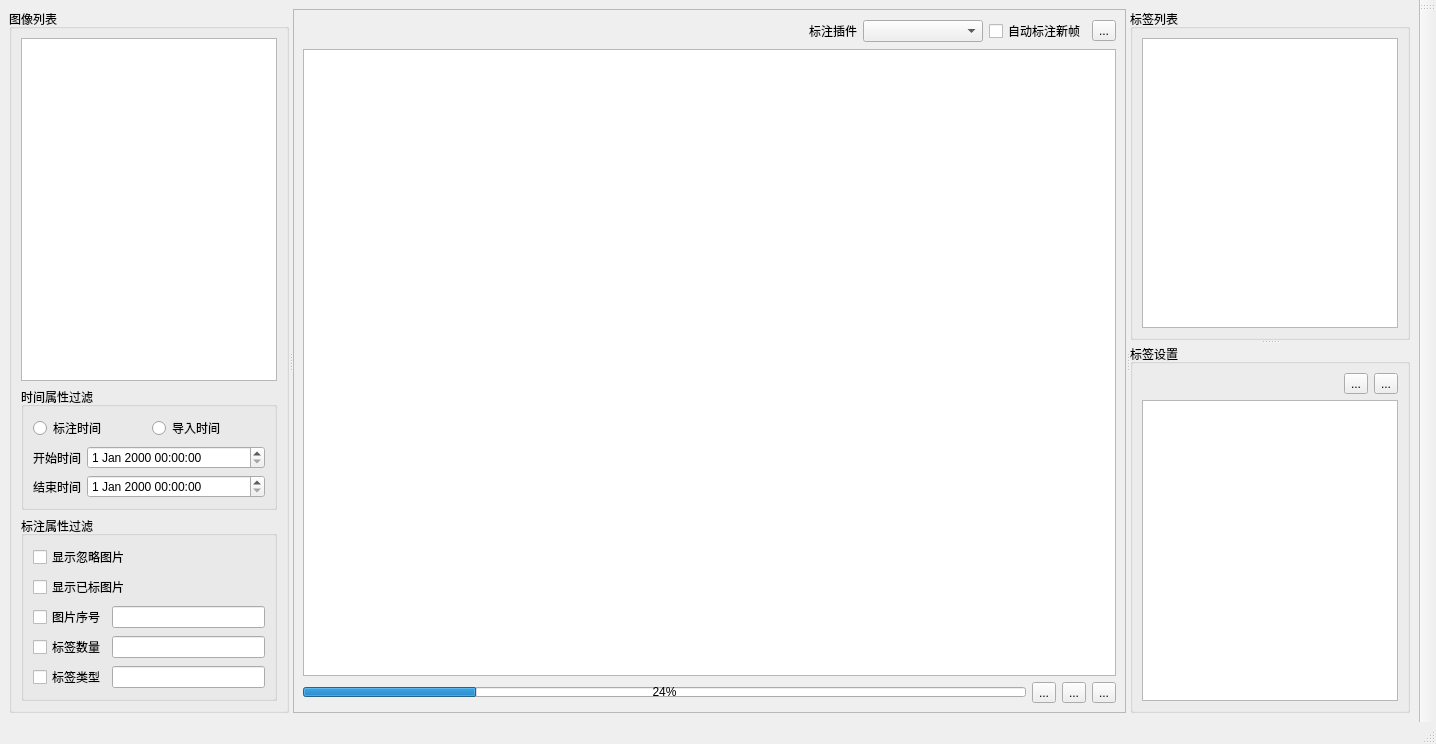
<?xml version="1.0" encoding="UTF-8"?>
<ui version="4.0">
 <class>MainWindow</class>
 <widget class="QMainWindow" name="MainWindow">
  <property name="geometry">
   <rect>
    <x>0</x>
    <y>0</y>
    <width>1436</width>
    <height>744</height>
   </rect>
  </property>
  <property name="windowTitle">
   <string>aislabel</string>
  </property>
  <widget class="QWidget" name="centralwidget">
   <layout class="QGridLayout" name="gridLayout_4">
    <item row="0" column="0">
     <widget class="QSplitter" name="splitter">
      <property name="orientation">
       <enum>Qt::Horizontal</enum>
      </property>
      <widget class="QGroupBox" name="pictures_group_box">
       <property name="title">
        <string>图像列表</string>
       </property>
       <layout class="QGridLayout" name="gridLayout_7">
        <item row="0" column="0">
         <widget class="QTableView" name="pictures">
          <property name="sizePolicy">
           <sizepolicy hsizetype="Preferred" vsizetype="Expanding">
            <horstretch>0</horstretch>
            <verstretch>0</verstretch>
           </sizepolicy>
          </property>
         </widget>
        </item>
        <item row="1" column="0">
         <widget class="QGroupBox" name="time_filter_group">
          <property name="title">
           <string>时间属性过滤</string>
          </property>
          <layout class="QGridLayout" name="gridLayout_6">
           <item row="0" column="0">
            <layout class="QHBoxLayout" name="mode">
             <item>
              <widget class="QRadioButton" name="modify_mode">
               <property name="text">
                <string>标注时间</string>
               </property>
              </widget>
             </item>
             <item>
              <widget class="QRadioButton" name="create_mode">
               <property name="text">
                <string>导入时间</string>
               </property>
              </widget>
             </item>
            </layout>
           </item>
           <item row="1" column="0">
            <layout class="QHBoxLayout" name="begin_time">
             <item>
              <widget class="QLabel" name="begin_time_label">
               <property name="sizePolicy">
                <sizepolicy hsizetype="Fixed" vsizetype="Preferred">
                 <horstretch>0</horstretch>
                 <verstretch>0</verstretch>
                </sizepolicy>
               </property>
               <property name="text">
                <string>开始时间</string>
               </property>
              </widget>
             </item>
             <item>
              <widget class="QDateTimeEdit" name="begin"/>
             </item>
            </layout>
           </item>
           <item row="2" column="0">
            <layout class="QHBoxLayout" name="end_time">
             <item>
              <widget class="QLabel" name="end_time_label">
               <property name="sizePolicy">
                <sizepolicy hsizetype="Fixed" vsizetype="Preferred">
                 <horstretch>0</horstretch>
                 <verstretch>0</verstretch>
                </sizepolicy>
               </property>
               <property name="text">
                <string>结束时间</string>
               </property>
              </widget>
             </item>
             <item>
              <widget class="QDateTimeEdit" name="end"/>
             </item>
            </layout>
           </item>
          </layout>
         </widget>
        </item>
        <item row="2" column="0">
         <widget class="QGroupBox" name="label_filter_group_box">
          <property name="title">
           <string>标注属性过滤</string>
          </property>
          <layout class="QGridLayout" name="gridLayout">
           <item row="0" column="0">
            <widget class="QCheckBox" name="show_ignored">
             <property name="text">
              <string>显示忽略图片</string>
             </property>
            </widget>
           </item>
           <item row="1" column="0">
            <widget class="QCheckBox" name="show_labeled">
             <property name="text">
              <string>显示已标图片</string>
             </property>
            </widget>
           </item>
           <item row="2" column="0">
            <layout class="QHBoxLayout" name="index">
             <item>
              <widget class="QCheckBox" name="enable_index_filter">
               <property name="text">
                <string>图片序号</string>
               </property>
              </widget>
             </item>
             <item>
              <widget class="QLineEdit" name="index_filter"/>
             </item>
            </layout>
           </item>
           <item row="3" column="0">
            <layout class="QHBoxLayout" name="label_number">
             <item>
              <widget class="QCheckBox" name="enable_label_num_fiter">
               <property name="text">
                <string>标签数量</string>
               </property>
              </widget>
             </item>
             <item>
              <widget class="QLineEdit" name="label_num_fiter"/>
             </item>
            </layout>
           </item>
           <item row="4" column="0">
            <layout class="QHBoxLayout" name="label_type">
             <item>
              <widget class="QCheckBox" name="enable_label_type_filter">
               <property name="text">
                <string>标签类型</string>
               </property>
              </widget>
             </item>
             <item>
              <widget class="QLineEdit" name="label_type_filter"/>
             </item>
            </layout>
           </item>
          </layout>
         </widget>
        </item>
       </layout>
      </widget>
      <widget class="QFrame" name="canvas_group">
       <property name="sizePolicy">
        <sizepolicy hsizetype="Expanding" vsizetype="Expanding">
         <horstretch>1</horstretch>
         <verstretch>0</verstretch>
        </sizepolicy>
       </property>
       <property name="frameShape">
        <enum>QFrame::StyledPanel</enum>
       </property>
       <property name="frameShadow">
        <enum>QFrame::Raised</enum>
       </property>
       <layout class="QGridLayout" name="canvas_grid_layout">
        <item row="2" column="0">
         <layout class="QHBoxLayout" name="progress_layout">
          <item>
           <widget class="QProgressBar" name="progress">
            <property name="maximumSize">
             <size>
              <width>16777215</width>
              <height>10</height>
             </size>
            </property>
            <property name="value">
             <number>24</number>
            </property>
           </widget>
          </item>
          <item>
           <widget class="QToolButton" name="prev">
            <property name="text">
             <string>...</string>
            </property>
           </widget>
          </item>
          <item>
           <widget class="QToolButton" name="next">
            <property name="text">
             <string>...</string>
            </property>
           </widget>
          </item>
          <item>
           <widget class="QToolButton" name="save">
            <property name="text">
             <string>...</string>
            </property>
           </widget>
          </item>
         </layout>
        </item>
        <item row="0" column="0">
         <layout class="QHBoxLayout" name="auto_annotate_layout">
          <item>
           <spacer name="horizontalSpacer_3">
            <property name="orientation">
             <enum>Qt::Horizontal</enum>
            </property>
            <property name="sizeHint" stdset="0">
             <size>
              <width>40</width>
              <height>20</height>
             </size>
            </property>
           </spacer>
          </item>
          <item>
           <widget class="QLabel" name="label_plugins_label">
            <property name="text">
             <string>标注插件</string>
            </property>
           </widget>
          </item>
          <item>
           <widget class="QComboBox" name="label_plugins">
            <property name="sizePolicy">
             <sizepolicy hsizetype="Preferred" vsizetype="Fixed">
              <horstretch>0</horstretch>
              <verstretch>0</verstretch>
             </sizepolicy>
            </property>
            <property name="minimumSize">
             <size>
              <width>120</width>
              <height>0</height>
             </size>
            </property>
           </widget>
          </item>
          <item>
           <widget class="QCheckBox" name="enable_auto_annotate">
            <property name="text">
             <string>自动标注新帧</string>
            </property>
           </widget>
          </item>
          <item>
           <widget class="QToolButton" name="auto_annotate_label">
            <property name="text">
             <string>...</string>
            </property>
           </widget>
          </item>
         </layout>
        </item>
        <item row="1" column="0">
         <widget class="QGraphicsView" name="view"/>
        </item>
       </layout>
      </widget>
      <widget class="QSplitter" name="labels_spliter">
       <property name="orientation">
        <enum>Qt::Vertical</enum>
       </property>
       <widget class="QGroupBox" name="label_group_box">
        <property name="sizePolicy">
         <sizepolicy hsizetype="Preferred" vsizetype="Preferred">
          <horstretch>0</horstretch>
          <verstretch>0</verstretch>
         </sizepolicy>
        </property>
        <property name="title">
         <string>标签列表</string>
        </property>
        <layout class="QGridLayout" name="gridLayout_3">
         <item row="0" column="0">
          <widget class="QTableView" name="label_group">
           <property name="sizePolicy">
            <sizepolicy hsizetype="Preferred" vsizetype="Expanding">
             <horstretch>0</horstretch>
             <verstretch>0</verstretch>
            </sizepolicy>
           </property>
          </widget>
         </item>
        </layout>
       </widget>
       <widget class="QGroupBox" name="label_schema_group_box">
        <property name="title">
         <string>标签设置</string>
        </property>
        <layout class="QGridLayout" name="gridLayout_2">
         <item row="0" column="0">
          <layout class="QHBoxLayout" name="label_schema_button">
           <item>
            <spacer name="zspacer">
             <property name="orientation">
              <enum>Qt::Horizontal</enum>
             </property>
             <property name="sizeHint" stdset="0">
              <size>
               <width>40</width>
               <height>20</height>
              </size>
             </property>
            </spacer>
           </item>
           <item>
            <widget class="QToolButton" name="create_label_category">
             <property name="text">
              <string>...</string>
             </property>
            </widget>
           </item>
           <item>
            <widget class="QToolButton" name="remove_label_category">
             <property name="text">
              <string>...</string>
             </property>
            </widget>
           </item>
          </layout>
         </item>
         <item row="1" column="0">
          <widget class="QTableView" name="label_schema">
           <property name="sizePolicy">
            <sizepolicy hsizetype="Expanding" vsizetype="Expanding">
             <horstretch>0</horstretch>
             <verstretch>0</verstretch>
            </sizepolicy>
           </property>
          </widget>
         </item>
        </layout>
       </widget>
      </widget>
     </widget>
    </item>
   </layout>
  </widget>
  <widget class="QToolBar" name="tools">
   <property name="windowTitle">
    <string>toolBar</string>
   </property>
   <attribute name="toolBarArea">
    <enum>RightToolBarArea</enum>
   </attribute>
   <attribute name="toolBarBreak">
    <bool>false</bool>
   </attribute>
  </widget>
  <widget class="QStatusBar" name="status"/>
 </widget>
 <resources/>
 <connections/>
</ui>
